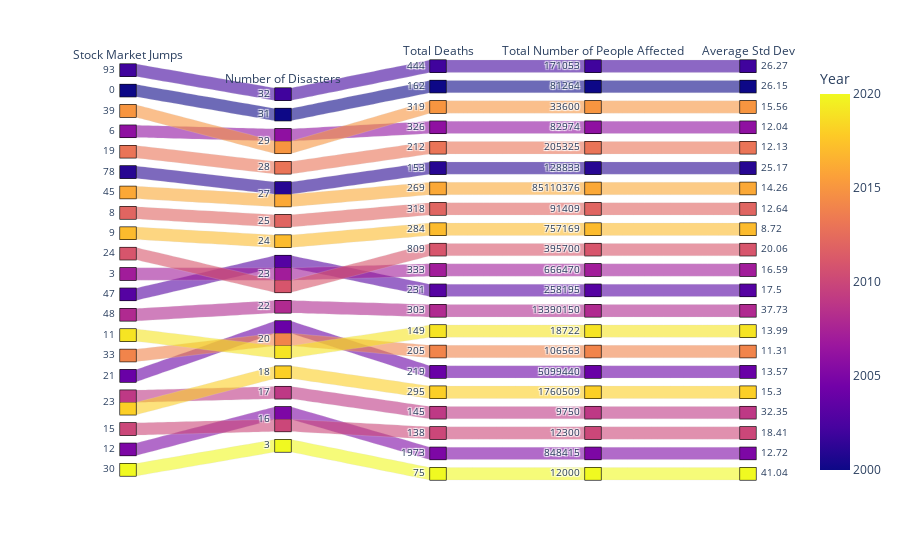
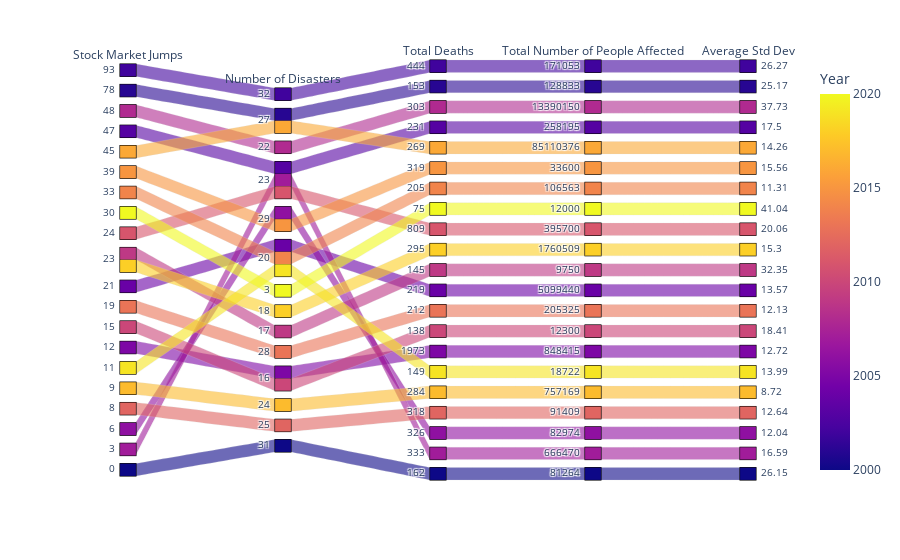

Write notebook code for charts like these, in order.
### Code cell
# -Parallel plots From combined_df: Sorted by # of disasters
combined_df_disaster_sorted=combined_df.sort_values('Number of Disasters', ascending=False)
combined_df_disaster_sorted.index.name='Year'
figi_disaster=px.parallel_categories(combined_df_disaster_sorted.reset_index(), height=800, dimensions=combined_df_disaster_sorted[['Total Stock Market', 'Number of Disasters', 'Total Deaths', 'No Affected', 'Average Std Dev']], color='Year',
                               labels={'No Affected':'Total Number of People Affected', 'average2': 'Average Rolling Standard Deviation of Returns', 'Total Stock Market': 'Stock Market Jumps'})
figi_disaster.show()
#Combined_df sorted by # of jumps:
combined_df_jump_sorted=combined_df.sort_values('Total Stock Market', ascending=False)
combined_df_jump_sorted.index.name='Year'
figi_jump=px.parallel_categories(combined_df_jump_sorted.reset_index(), height=800, dimensions=combined_df_jump_sorted[['Total Stock Market', 'Number of Disasters', 'Total Deaths', 'No Affected', 'Average Std Dev']], color='Year',
                               labels={'No Affected':'Total Number of People Affected', 'average2': 'Average Rolling Standard Deviation of Returns', 'Total Stock Market': 'Stock Market Jumps'})
figi_jump.show()

### Figure 1 — Plotly figure (JSON) as saved in the notebook; plotly's stock layout.template omitted (floating-point values rounded to 4 significant figures)
{"data": [{"dimensions": [{"label": "Stock Market Jumps", "values": [93, 0, 39, 6, 19, 78, 45, 8, 9, 24, 3, 47, 48, 11, 33, 21, 23, 23, 15, 12, 30]}, {"label": "Number of Disasters", "values": [32, 31, 29, 29, 28, 27, 27, 25, 24, 23, 23, 23, 22, 20, 20, 20, 18, 17, 16, 16, 3]}, {"label": "Total Deaths", "values": [444, 162, 319, 326, 212, 153, 269, 318, 284, 809, 333, 231, 303, 149, 205, 219, 295, 145, 138, 1973, 75]}, {"label": "Total Number of People Affected", "values": [171053, 81264, 33600, 82974, 205325, 128833, 85110376, 91409, 757169, 395700, 666470, 258195, 13390150, 18722, 106563, 5099440, 1760509, 9750, 12300, 848415, 12000]}, {"label": "Average Std Dev", "values": [26.27, 26.15, 15.56, 12.04, 12.13, 25.17, 14.26, 12.64, 8.72, 20.06, 16.59, 17.5, 37.73, 13.99, 11.31, 13.57, 15.3, 32.35, 18.41, 12.72, 41.04]}], "domain": {"x": [0, 1], "y": [0, 1]}, "line": {"color": [2002, 2000, 2015, 2006, 2013, 2001, 2016, 2012, 2017, 2011, 2007, 2003, 2008, 2019, 2014, 2004, 2018, 2009, 2010, 2005, 2020], "coloraxis": "coloraxis"}, "name": "", "type": "parcats"}], "layout": {"autosize": true, "coloraxis": {"colorbar": {"title": {"text": "Year"}}, "colorscale": [[0, "#0d0887"], [0.1111, "#46039f"], [0.2222, "#7201a8"], [0.3333, "#9c179e"], [0.4444, "#bd3786"], [0.5556, "#d8576b"], [0.6667, "#ed7953"], [0.7778, "#fb9f3a"], [0.8889, "#fdca26"], [1, "#f0f921"]]}, "legend": {"tracegroupgap": 0}, "margin": {"t": 60}}}

### Figure 2 — Plotly figure (JSON) as saved in the notebook; plotly's stock layout.template omitted (floating-point values rounded to 4 significant figures)
{"data": [{"dimensions": [{"label": "Stock Market Jumps", "values": [93, 78, 48, 47, 45, 39, 33, 30, 24, 23, 23, 21, 19, 15, 12, 11, 9, 8, 6, 3, 0]}, {"label": "Number of Disasters", "values": [32, 27, 22, 23, 27, 29, 20, 3, 23, 18, 17, 20, 28, 16, 16, 20, 24, 25, 29, 23, 31]}, {"label": "Total Deaths", "values": [444, 153, 303, 231, 269, 319, 205, 75, 809, 295, 145, 219, 212, 138, 1973, 149, 284, 318, 326, 333, 162]}, {"label": "Total Number of People Affected", "values": [171053, 128833, 13390150, 258195, 85110376, 33600, 106563, 12000, 395700, 1760509, 9750, 5099440, 205325, 12300, 848415, 18722, 757169, 91409, 82974, 666470, 81264]}, {"label": "Average Std Dev", "values": [26.27, 25.17, 37.73, 17.5, 14.26, 15.56, 11.31, 41.04, 20.06, 15.3, 32.35, 13.57, 12.13, 18.41, 12.72, 13.99, 8.72, 12.64, 12.04, 16.59, 26.15]}], "domain": {"x": [0, 1], "y": [0, 1]}, "line": {"color": [2002, 2001, 2008, 2003, 2016, 2015, 2014, 2020, 2011, 2018, 2009, 2004, 2013, 2010, 2005, 2019, 2017, 2012, 2006, 2007, 2000], "coloraxis": "coloraxis"}, "name": "", "type": "parcats"}], "layout": {"autosize": true, "coloraxis": {"colorbar": {"title": {"text": "Year"}}, "colorscale": [[0, "#0d0887"], [0.1111, "#46039f"], [0.2222, "#7201a8"], [0.3333, "#9c179e"], [0.4444, "#bd3786"], [0.5556, "#d8576b"], [0.6667, "#ed7953"], [0.7778, "#fb9f3a"], [0.8889, "#fdca26"], [1, "#f0f921"]]}, "legend": {"tracegroupgap": 0}, "margin": {"t": 60}}}
